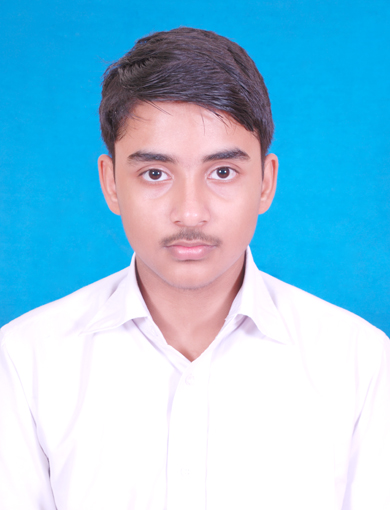
#> input picture q1/0.jpg, 390 x 510 px
$ python q1.py
#> lines starting #> are read from the running program, lines starting #| are printed output that depends on the picture
'''
    Program : q1.py (Question 1.py)
    Author : Aashish Loknath Panigrahi (@asxyzp)
    Problem statement :
    Take your passport size photograph and apply the following transformations :
    (a) Convert image into greyscale image
    (b) Convert image into binary image
    (c) Apply mean filter
    (d) Apply median filter
    (e) Apply max filter
    (f) Apply Gaussian filter
    (g) Apply Logarithmic transformation
    (h) Apply power law transformation
    NOTE : For problems, c, d, e, g & h, use greyscale images
'''
import cv2
import os.path
import numpy as np
import sys

#1
#Converting color image to greyscale image
def COLOR2GRAY(fileName):
    if(os.path.isfile(fileName)):
        Frame = cv2.imread(fileName,cv2.IMREAD_COLOR)       #Getting the color image frame
        GrayFrame = cv2.cvtColor(Frame,cv2.COLOR_BGR2GRAY)  #Converting the color image frame to grayscale image frame
        cv2.imwrite('gray_'+fileName,GrayFrame)             #Writing image
        print('COLOR TO GREYSCALE CONVERSION IS DONE!')
    else:
        print('File not found.')

#2
#Converting color image to binary image using simple image thresholding
# [109 lines left out: functions COLOR2BINARY, GRAYMEAN, GRAYMEDIAN, GAUSS, LOG, POWER, not called in this run]

isTrue = True
while (isTrue):
    print('''Please, select an option :
          \n1. Convert color to greyscale image.
          \n2. Convert color to B/W image.
          \n3. Apply average filter on greyscale image.
          \n4. Apply median filter on greyscale image.
          \n5. Apply Gaussian filter.
          \n6. Apply logarithmic intensity transformation on greyscale image.
          \n7. Apply power law intensity transformation on greyscale image.
          \nOTHER : EXIT
          ''');
    option = input('Input?\t')
#> the answer given: 1
    imageName = input('Name of image file?\t')
#> the answer given: 0.jpg
    if(option=="1"):
        COLOR2GRAY(imageName)
#> in COLOR2GRAY, Frame is the input picture: shape (510, 390, 3); mean B, G, R 224.9, 198.2, 142.3
#> in COLOR2GRAY, `GrayFrame = cv2.cvtColor(Frame,cv2.COLOR_BGR2GRAY)`:
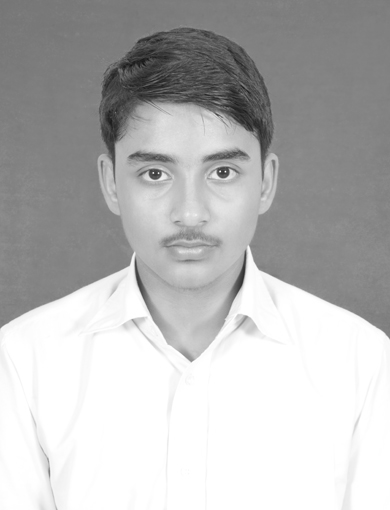
#> GrayFrame: shape (510, 390); min 21, max 255, mean 184.5
    elif(option=="2"):
        COLOR2BINARY(imageName)
    elif(option=="3"):
        GRAYMEAN(imageName)
    elif(option=="4"):
        GRAYMEDIAN(imageName)
    elif(option=="5"):
        GAUSS(imageName)
    elif(option=="6"):
        LOG(imageName)
    elif(option=="7"):
        POWER(imageName)
    else:
        isTrue = False
#> pass 2 of the loop `while (isTrue):`:
#> the answer given: 1
#> the answer given: aashish.jpg
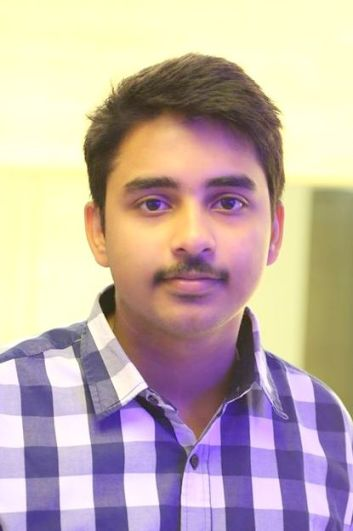
#> input picture q1/aashish.jpg, 353 x 531 px
#> in COLOR2GRAY, Frame is the input picture: shape (531, 353, 3); mean B, G, R 168.4, 174.8, 193.4
#> in COLOR2GRAY (call 2), `GrayFrame = cv2.cvtColor(Frame,cv2.COLOR_BGR2GRAY)`:
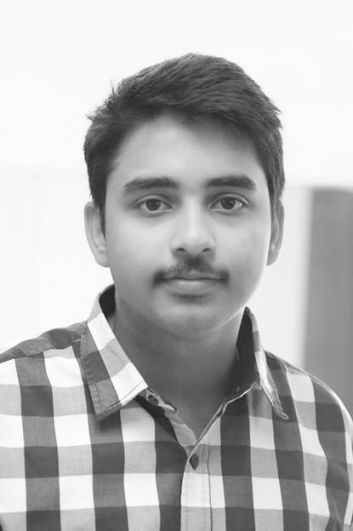
#> GrayFrame: shape (531, 353); min 27, max 255, mean 179.7
#> (the run stopped early here; a loop or call above may not have finished)
